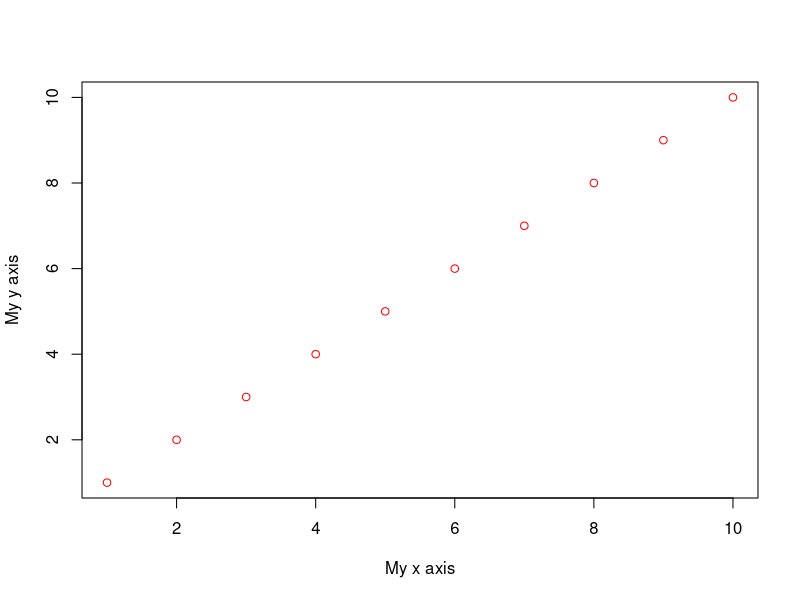

Here is the R script that generated this plot: (Note: this script raises an error after producing the figure.)
# 181122 Functions Nice R Code
#https://nicercode.github.io/guides/functions/
#notes on this site


sum.of.squares <- function(x,y) {
  x^2 + y^2
}

sum.of.squares(2,3)

2^2+3^2

function.name <- function(arg1, arg2, arg3=2, ...) {
  newVar <- sin(arg1) + sin(arg2)  # do Some Useful Stuff
  newVar / arg3   # return value 
}

data.frame(a=1, b=2)

data.frame(a=1, b=2, c=3)

red.plot <- function(x, y, ...) {
  plot(x, y, col="red", ...)
}

red.plot(1:10, 1:10, xlab="My x axis", ylab="My y axis")


data$response.logit <- log(data$response / (1 - data$response))

logit <- function(p){
  
  
}
  log(p / (1-p))

data$response.logit <- logit(data$response)




